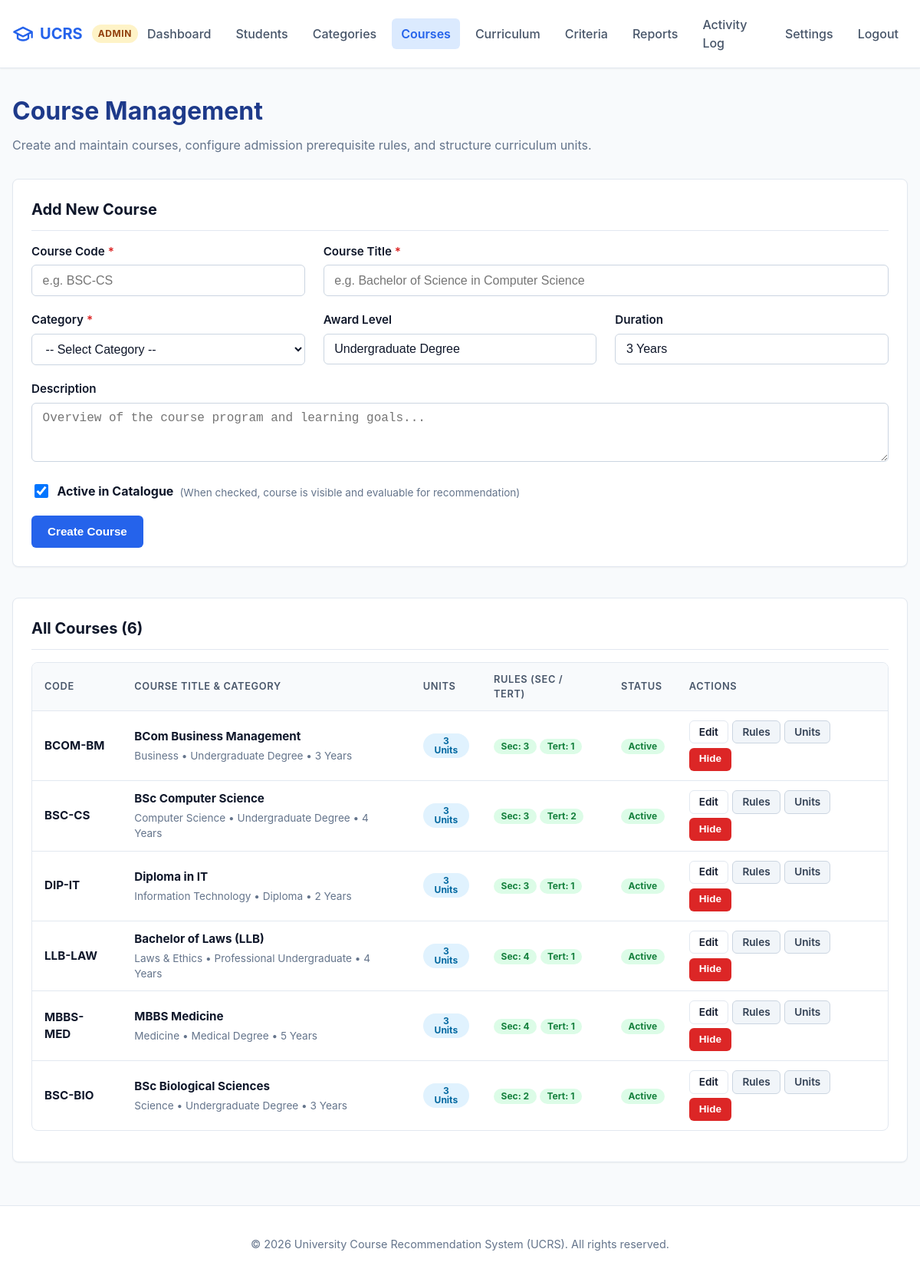
The page /admin/courses.php (signed in) on the database its author committed.
### tables this page shows
CREATE TABLE IF NOT EXISTS courses (
    id INT AUTO_INCREMENT PRIMARY KEY,
    category_id INT NOT NULL,
    code VARCHAR(20) NOT NULL UNIQUE,
    name VARCHAR(150) NOT NULL,
    description TEXT,
    level VARCHAR(50),
    duration VARCHAR(50),
    is_active TINYINT(1) NOT NULL DEFAULT 1,
    FOREIGN KEY (category_id) REFERENCES categories(id) ON DELETE RESTRICT
);

CREATE TABLE IF NOT EXISTS categories (
    id INT AUTO_INCREMENT PRIMARY KEY,
    name VARCHAR(100) NOT NULL UNIQUE,
    description TEXT,
    is_active TINYINT(1) NOT NULL DEFAULT 1
);

### includes/config.php (called while the page is built, shortened)
<?php
function app_url(string $path = ''): string {
    static $base = null;
    if ($base === null) {
        $docRoot = isset($_SERVER['DOCUMENT_ROOT']) ? str_replace('\\', '/', realpath($_SERVER['DOCUMENT_ROOT'])) : '';
        $appRoot = str_replace('\\', '/', realpath(APP_ROOT));
        if ($docRoot && str_starts_with($appRoot, $docRoot)) {
            $base = substr($appRoot, strlen($docRoot));
        } else {
            $script = str_replace('\\', '/', $_SERVER['SCRIPT_NAME'] ?? '');
            $parts = explode('/', trim($script, '/'));
            $base = !empty($parts) && $parts[0] !== 'index.php' ? '/' . $parts[0] : '';
        }
        $base = rtrim($base, '/');
    }
    $path = ltrim($path, '/');
    return ($base ? $base : '') . ($path !== '' ? '/' . $path : '');
}
function e(?string $value): string {
    return htmlspecialchars($value ?? '', ENT_QUOTES, 'UTF-8');
}

### admin/courses.php (the view, shortened to what this page needs)
<?php
require_once __DIR__ . '/../includes/config.php';
$pdo = get_db();
$editCourse = null;
$errors = [];
$stmt = $pdo->query("
    SELECT c.*, cat.name AS category_name,
        (SELECT COUNT(*) FROM units u WHERE u.course_id = c.id) AS unit_count,
        (SELECT COUNT(*) FROM course_requirements cr WHERE cr.course_id = c.id AND cr.applies_to = 'SECONDARY') AS sec_rule_count,
        (SELECT COUNT(*) FROM course_requirements cr WHERE cr.course_id = c.id AND cr.applies_to = 'TERTIARY') AS tert_rule_count
    FROM courses c
    JOIN categories cat ON c.category_id = cat.id
    ORDER BY cat.name ASC, c.name ASC
");
$courses = $stmt->fetchAll();
require_once __DIR__ . '/../includes/header.php';
?>
<div style="margin-bottom: 2rem;">
    <h1 style="font-size: 2rem; margin: 0 0 0.5rem; color: #1e3a8a;">Course Management</h1>
    <p style="color: var(--text-muted); margin: 0;">
        Create and maintain courses, configure admission prerequisite rules, and structure curriculum units.
    </p>
</div>
<div class="card" style="margin-bottom: 2.5rem;">
    <div class="card-header">
        <h2 class="card-title"><?= $editCourse ? 'Edit Course: ' . e($editCourse['name']) : 'Add New Course' ?></h2>
    </div>
    <form method="POST" action="<?= e(app_url('admin/courses.php')) ?>">
        <div class="grid-3">
            <div class="form-group">
                <label for="code" class="form-label">Course Code <span style="color: var(--danger);">*</span></label>
                <input type="text" id="code" name="code" class="form-control <?= isset($errors['code']) ? 'is-invalid' : '' ?>" value="<?= e($editCourse['code'] ?? '') ?>" placeholder="e.g. BSC-CS" required>
            </div>
            <div class="form-group" style="grid-column: span 2;">
                <label for="name" class="form-label">Course Title <span style="color: var(--danger);">*</span></label>
                <input type="text" id="name" name="name" class="form-control <?= isset($errors['name']) ? 'is-invalid' : '' ?>" value="<?= e($editCourse['name'] ?? '') ?>" placeholder="e.g. Bachelor of Science in Computer Science" required>
            </div>
        </div>
        <div class="grid-3">
            <div class="form-group">
                <label for="category_id" class="form-label">Category <span style="color: var(--danger);">*</span></label>
                <select id="category_id" name="category_id" class="form-control" required>
                    <option value="">-- Select Category --</option>
                </select>
            </div>
            <div class="form-group">
                <label for="level" class="form-label">Award Level</label>
                <input type="text" id="level" name="level" class="form-control" value="<?= e($editCourse['level'] ?? 'Undergraduate Degree') ?>" placeholder="e.g. Undergraduate Degree, Diploma">
            </div>
            <div class="form-group">
                <label for="duration" class="form-label">Duration</label>
                <input type="text" id="duration" name="duration" class="form-control" value="<?= e($editCourse['duration'] ?? '3 Years') ?>" placeholder="e.g. 3 Years, 4 Years">
            </div>
        </div>
        <div class="form-group">
            <label for="description" class="form-label">Description</label>
            <textarea id="description" name="description" class="form-control" rows="3" placeholder="Overview of the course program and learning goals..."><?= e($editCourse['description'] ?? '') ?></textarea>
        </div>
        <div class="form-group">
            <label style="cursor: pointer; display: flex; align-items: center; gap: 0.5rem;">
                <input type="checkbox" name="is_active" value="1" <?= (!isset($editCourse) || !empty($editCourse['is_active'])) ? 'checked' : '' ?> style="width: 1.15rem; height: 1.15rem;">
                <strong>Active in Catalogue</strong> <span class="form-hint">(When checked, course is visible and evaluable for recommendation)</span>
            </label>
        </div>
        <button type="submit" class="btn btn-primary">
            <?= $editCourse ? 'Update Course' : 'Create Course' ?>
        </button>
    </form>
</div>
<div class="card">
    <div class="card-header">
        <h2 class="card-title">All Courses (<?= count($courses) ?>)</h2>
    </div>
    <div class="table-responsive">
        <table class="data-table">
            <thead>
                <tr>
                    <th>Code</th>
                    <th>Course Title &amp; Category</th>
                    <th>Units</th>
                    <th>Rules (Sec / Tert)</th>
                    <th>Status</th>
                    <th>Actions</th>
                </tr>
            </thead>
            <tbody>
                <?php foreach ($courses as $c): ?>
                    <tr>
                        <td><strong><?= e($c['code']) ?></strong></td>
                        <td>
                            <strong><?= e($c['name']) ?></strong>
                            <div style="font-size: 0.85rem; color: var(--text-muted); margin-top: 0.2rem;">
                                <?= e($c['category_name']) ?> &bull; <?= e($c['level']) ?> &bull; <?= e($c['duration']) ?>
                            </div>
                        </td>
                        <td>
                            <a href="<?= e(app_url('admin/units.php?course=' . $c['id'])) ?>" class="badge badge-info" style="text-decoration: none;">
                                <?= (int)$c['unit_count'] ?> Units
                            </a>
                        </td>
                        <td>
                            <a href="<?= e(app_url('admin/requirements.php?course=' . $c['id'])) ?>" style="text-decoration: none;">
                                <span class="badge <?= (int)$c['sec_rule_count'] > 0 ? 'badge-success' : 'badge-warning' ?>" title="Secondary rules">
                                    Sec: <?= (int)$c['sec_rule_count'] ?>
                                </span>
                                <span class="badge <?= (int)$c['tert_rule_count'] > 0 ? 'badge-success' : 'badge-warning' ?>" title="Tertiary rules">
                                    Tert: <?= (int)$c['tert_rule_count'] ?>
                                </span>
                            </a>
                        </td>
                        <td>
                            <?php if ($c['is_active']): ?>
                                <span class="badge badge-success">Active</span>
                            <?php else: ?>
                                <span class="badge badge-secondary">Hidden</span>
                            <?php endif; ?>
                        </td>
                        <td>
                            <div style="display: flex; gap: 0.35rem; flex-wrap: wrap;">
                                <a href="<?= e(app_url('admin/courses.php?edit=' . $c['id'])) ?>" class="btn btn-outline btn-sm">Edit</a>
                                <a href="<?= e(app_url('admin/requirements.php?course=' . $c['id'])) ?>" class="btn btn-secondary btn-sm" title="Edit prerequisite rules">Rules</a>
                                <a href="<?= e(app_url('admin/units.php?course=' . $c['id'])) ?>" class="btn btn-secondary btn-sm" title="Manage curriculum units">Units</a>
                                <form method="POST" action="<?= e(app_url('admin/courses.php')) ?>" style="margin: 0;">
                                    <button type="submit" class="btn <?= $c['is_active'] ? 'btn-danger' : 'btn-success' ?> btn-sm">
                                        <?= $c['is_active'] ? 'Hide' : 'Show' ?>
                                    </button>
                                </form>
                            </div>
                        </td>
                    </tr>
                <?php endforeach; ?>
            </tbody>
        </table>
    </div>
</div>
<?php require_once __DIR__ . '/../includes/footer.php'; ?>

### assets/css/style.css (style rules this page uses)
:root { --primary: #2563eb; --primary-hover: #1d4ed8; --primary-light: #eff6ff; --secondary: #475569; --secondary-hover: #334155; --success: #16a34a; --success-bg: #f0fdf4; --success-border: #bbf7d0; --danger: #dc2626; --danger-bg: #fef2f2; --danger-border: #fecaca; --warning: #d97706; --warning-bg: #fffbeb; --warning-border: #fde68a; --info: #0284c7; --info-bg: #f0f9ff; --info-border: #bae6fd; --text-main: #0f172a; --text-muted: #64748b; --bg-page: #f8fafc; --bg-card: #ffffff; --border-color: #e2e8f0; --border-radius: 8px; --shadow-sm: 0 1px 2px 0 rgba(0, 0, 0, 0.05); --shadow-md: 0 4px 6px -1px rgba(0, 0, 0, 0.1), 0 2px 4px -2px rgba(0, 0, 0, 0.1); --shadow-lg: 0 10px 15px -3px rgba(0, 0, 0, 0.1), 0 4px 6px -4px rgba(0, 0, 0, 0.1); --transition: all 0.2s ease-in-out; }
*, *::before, *::after { box-sizing: border-box; }
body { margin: 0; font-family: -apple-system, BlinkMacSystemFont, "Segoe UI", Roboto, "Helvetica Neue", Arial, sans-serif; font-size: 16px; line-height: 1.5; color: var(--text-main); background-color: var(--bg-page); display: flex; flex-direction: column; min-height: 100vh; }
a { color: var(--primary); text-decoration: none; transition: var(--transition); }
.card { background: var(--bg-card); border: 1px solid var(--border-color); border-radius: var(--border-radius); padding: 1.5rem; box-shadow: var(--shadow-sm); margin-bottom: 1.5rem; }
.card-header { border-bottom: 1px solid var(--border-color); padding-bottom: 0.75rem; margin-bottom: 1rem; display: flex; justify-content: space-between; align-items: center; flex-wrap: wrap; gap: 0.5rem; }
.card-title { margin: 0; font-size: 1.25rem; font-weight: 700; color: var(--text-main); }
.grid-3 { display: grid; grid-template-columns: repeat(3, 1fr); gap: 1.5rem; }
.btn { display: inline-flex; align-items: center; justify-content: center; gap: 0.5rem; padding: 0.65rem 1.25rem; font-size: 0.95rem; font-weight: 600; border-radius: 6px; border: 1px solid transparent; cursor: pointer; transition: var(--transition); text-decoration: none; line-height: 1.25; }
.btn-primary { background-color: var(--primary); color: #ffffff; }
.btn-secondary { background-color: #f1f5f9; color: var(--secondary-hover); border-color: #cbd5e1; }
.btn-danger { background-color: var(--danger); color: #ffffff; }
.btn-outline { background-color: transparent; border-color: var(--border-color); color: var(--text-main); }
.btn-sm { padding: 0.35rem 0.75rem; font-size: 0.85rem; }
.form-group { margin-bottom: 1.25rem; }
.form-label { display: block; margin-bottom: 0.35rem; font-weight: 600; font-size: 0.95rem; color: var(--text-main); }
.form-control { width: 100%; padding: 0.65rem 0.85rem; font-size: 1rem; border: 1px solid #cbd5e1; border-radius: 6px; background-color: #ffffff; color: var(--text-main); transition: var(--transition); }
.form-hint { font-size: 0.85rem; color: var(--text-muted); margin-top: 0.25rem; }
.badge { display: inline-block; padding: 0.25rem 0.6rem; font-size: 0.75rem; font-weight: 700; line-height: 1; border-radius: 9999px; text-align: center; }
.badge-success { background-color: #dcfce7; color: #15803d; }
.badge-info { background-color: #e0f2fe; color: #0369a1; }
.table-responsive { width: 100%; overflow-x: auto; -webkit-overflow-scrolling: touch; margin-bottom: 1rem; border: 1px solid var(--border-color); border-radius: var(--border-radius); }
.data-table { width: 100%; border-collapse: collapse; text-align: left; font-size: 0.95rem; }
.data-table th, .data-table td { padding: 0.75rem 1rem; border-bottom: 1px solid var(--border-color); }
.data-table th { background-color: #f8fafc; font-weight: 600; color: var(--secondary); text-transform: uppercase; font-size: 0.8rem; letter-spacing: 0.05em; }
.data-table tbody tr:last-child td { border-bottom: none; }

### rows shown on the page
courses: code "BCOM-BM", name "BCom Business Management", category.name "Business", level "Undergraduate Degree", duration "3 Years", unit_count "3", sec_rule_count "3", tert_rule_count "1", is_active "Active"
courses: code "BSC-CS", name "BSc Computer Science", category.name "Computer Science", level "Undergraduate Degree", duration "4 Years", unit_count "3", sec_rule_count "3", tert_rule_count "2", is_active "Active"
courses: code "DIP-IT", name "Diploma in IT", category.name "Information Technology", level "Diploma", duration "2 Years", unit_count "3", sec_rule_count "3", tert_rule_count "1", is_active "Active"
courses: code "LLB-LAW", name "Bachelor of Laws (LLB)", category.name "Laws & Ethics", level "Professional Undergraduate", duration "4 Years", unit_count "3", sec_rule_count "4", tert_rule_count "1", is_active "Active"
courses: code "MBBS-MED", name "MBBS Medicine", category.name "Medicine", level "Medical Degree", duration "5 Years", unit_count "3", sec_rule_count "4", tert_rule_count "1", is_active "Active"
courses: code "BSC-BIO", name "BSc Biological Sciences", category.name "Science", level "Undergraduate Degree", duration "3 Years", unit_count "3", sec_rule_count "2", tert_rule_count "1", is_active "Active"

### other values the page prints
$userRole "ADMIN"
count($courses) "6"
